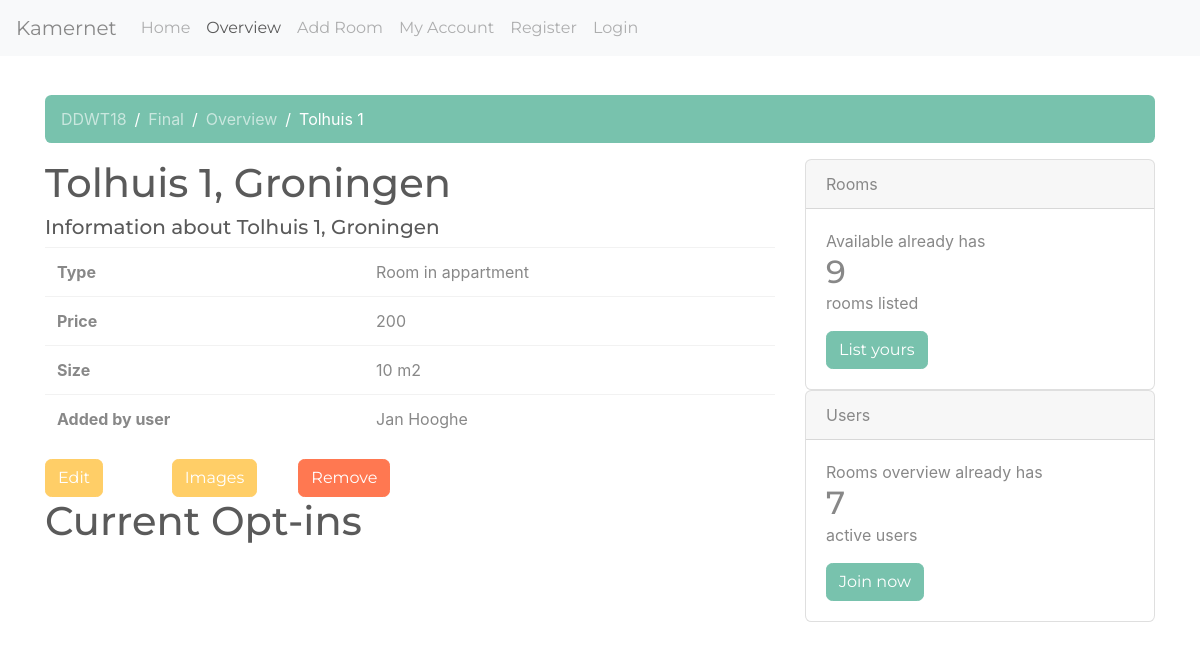
/DDWT18/final/room/?room_id=3 (signed in), run on the app's committed database.
### tables this page shows
CREATE TABLE `rooms` (
  `id` int(11) NOT NULL,
  `address` varchar(255) NOT NULL,
  `city` varchar(255) NOT NULL,
  `type` varchar(255) NOT NULL,
  `price` int(3) NOT NULL,
  `size` int(3) NOT NULL,
  `owner` int(11) NOT NULL,
  `thumbnail` varchar(150) DEFAULT NULL
);

CREATE TABLE `users` (
  `id` int(11) NOT NULL,
  `username` varchar(255) NOT NULL,
  `password` varchar(255) NOT NULL,
  `full_name` varchar(255) NOT NULL,
  `birth_date` date NOT NULL,
  `role` int(11) NOT NULL,
  `biography` varchar(255) NOT NULL,
  `profession` varchar(255) NOT NULL,
  `language` varchar(255) NOT NULL,
  `email` varchar(255) NOT NULL,
  `phonenumber` int(11) NOT NULL
);

### views/room.php (the view, shortened to what this page needs)
<!doctype html>
<html lang="en">
<head>
    <link rel="stylesheet" href="/DDWT18/final/css/bootstrap.min.css">
    <link rel="stylesheet" href="/DDWT18/final/css/main.css">
</head>
<body>
<?= $navigation ?>
<div class="container">
    <div class="pd-15">&nbsp</div>
    <?= $breadcrumbs ?>
    <div class="row">
        <div class="col-md-8">
            <h1><?= $page_title ?></h1>
            <h5><?= $page_subtitle ?></h5>
            <table class="table">
                <tbody>
                <tr>
                    <th scope="row">Type</th>
                    <td><?= $room_type ?></td>
                </tr>
                <tr>
                    <th scope="row">Price</th>
                    <td><?= $room_price ?></td>
                </tr>
                <tr>
                    <th scope="row">Size</th>
                    <td><?= $room_size ?> m2</td>
                </tr>
                <tr>
                    <th scope="row">Added by user</th>
                    <td><?= $added_by ?></td>
                </tr>
                </tbody>
            </table>
            <?php if ($display_buttons) {?>
                <div class="row">
                    <div class="col-sm-2">
                        <a href="/DDWT18/final/edit/?room_id=<?= $room_id ?>&user_id=<?= $_GET['room_id']?>" role="button" class="btn btn-warning">Edit</a>
                    </div>
                    <div class="col-sm-2">
                        <a href="/DDWT18/final/img/?room_id=<?= $room_id ?>&user_id=<?= $_GET['room_id']?>" role="button" class="btn btn-warning">Images</a>
                    </div>
                    <div class="col-sm-2">
                        <form action="/DDWT18/final/remove/" method="POST">
                            <button type="submit" class="btn btn-danger">Remove</button>
                        </form>
                    </div>
                </div>
            <?php }?>
            <?php if($display_optins) {?>
                <?php if(isset($left_content)){?>
                    <h1>Current Opt-ins</h1>
                    <?php echo $left_content;} ?>
            <?php }?>
        </div>
        <div class="col-md-4">
        </div>
</div>
</body>
</html>

### css/main.css (style rules this page uses)
.pd-15 { padding: 15px 0 0 0; }

### data on the page
rooms: page_title "Tolhuis 1, Groningen", page_subtitle "Information about Tolhuis 1, Groningen", type "Room in appartment", price "200", size "10", owner.full_name "Jan Hooghe"

### other printed values
$nav_info[1]['name'] "Home"
$nav_info[1]['name'] "Overview"
$nav_info[1]['name'] "Add Room"
$nav_info[1]['name'] "My Account"
$nav_info[1]['name'] "Register"
$nav_info[1]['name'] "Login"
$name "DDWT18"
$name "Final"
$name "Overview"
$name "Tolhuis 1"
$nbr_rooms "9"
$nbr_users "7"
